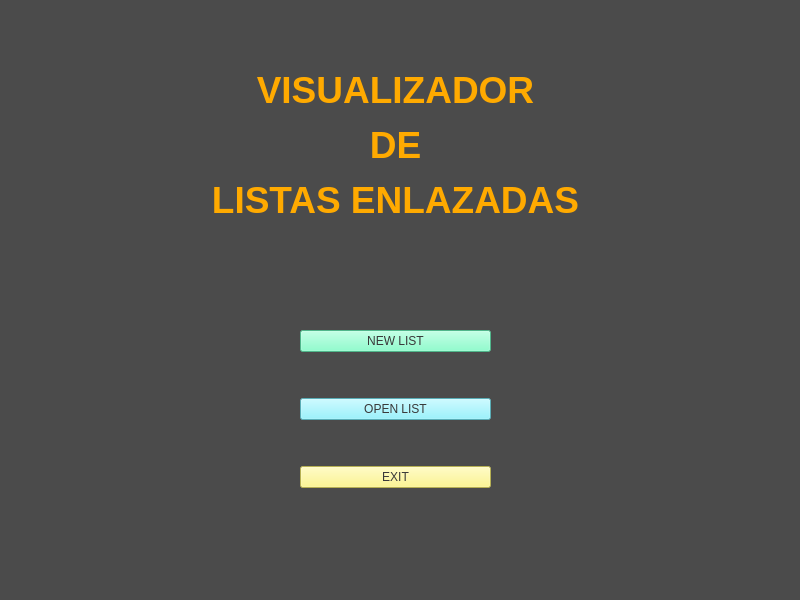
<?xml version="1.0" encoding="UTF-8"?>
<ui version="4.0">
 <class>MainWindow</class>
 <widget class="QMainWindow" name="MainWindow">
  <property name="geometry">
   <rect>
    <x>0</x>
    <y>0</y>
    <width>800</width>
    <height>600</height>
   </rect>
  </property>
  <property name="windowTitle">
   <string>MainWindow</string>
  </property>
  <property name="styleSheet">
   <string notr="true">background-color: rgb(75, 75, 75);
color: rgb(255, 255, 255);
</string>
  </property>
  <widget class="QWidget" name="centralwidget">
   <widget class="QLabel" name="TituloPrincipal">
    <property name="geometry">
     <rect>
      <x>60</x>
      <y>30</y>
      <width>671</width>
      <height>231</height>
     </rect>
    </property>
    <property name="text">
     <string>&lt;html&gt;&lt;head/&gt;&lt;body&gt;&lt;p align=&quot;center&quot;&gt;&lt;span style=&quot; font-size:28pt; font-weight:700; color:#ffaa00;&quot;&gt;VISUALIZADOR&lt;/span&gt;&lt;/p&gt;&lt;p align=&quot;center&quot;&gt;&lt;span style=&quot; font-size:28pt; font-weight:700; color:#ffaa00;&quot;&gt;DE&lt;/span&gt;&lt;/p&gt;&lt;p align=&quot;center&quot;&gt;&lt;span style=&quot; font-size:28pt; font-weight:700; color:#ffaa00;&quot;&gt;LISTAS ENLAZADAS&lt;/span&gt;&lt;/p&gt;&lt;/body&gt;&lt;/html&gt;</string>
    </property>
   </widget>
   <widget class="QWidget" name="layoutWidget">
    <property name="geometry">
     <rect>
      <x>300</x>
      <y>290</y>
      <width>191</width>
      <height>241</height>
     </rect>
    </property>
    <layout class="QVBoxLayout" name="verticalLayout">
     <item>
      <widget class="QPushButton" name="NewListB">
       <property name="styleSheet">
        <string notr="true">color: rgb(57, 57, 57);
background-color: rgb(112, 255, 195);
</string>
       </property>
       <property name="text">
        <string>NEW LIST</string>
       </property>
      </widget>
     </item>
     <item>
      <widget class="QPushButton" name="OpenListB">
       <property name="styleSheet">
        <string notr="true">color: rgb(57, 57, 57);
background-color: rgb(125, 242, 255);</string>
       </property>
       <property name="text">
        <string>OPEN LIST</string>
       </property>
      </widget>
     </item>
     <item>
      <widget class="QPushButton" name="ExitB">
       <property name="styleSheet">
        <string notr="true">color: rgb(57, 57, 57);
background-color: rgb(255, 246, 116);</string>
       </property>
       <property name="text">
        <string>EXIT</string>
       </property>
      </widget>
     </item>
    </layout>
   </widget>
  </widget>
  <widget class="QMenuBar" name="menubar">
   <property name="geometry">
    <rect>
     <x>0</x>
     <y>0</y>
     <width>800</width>
     <height>25</height>
    </rect>
   </property>
  </widget>
  <widget class="QStatusBar" name="statusbar"/>
 </widget>
 <resources/>
 <connections/>
</ui>
